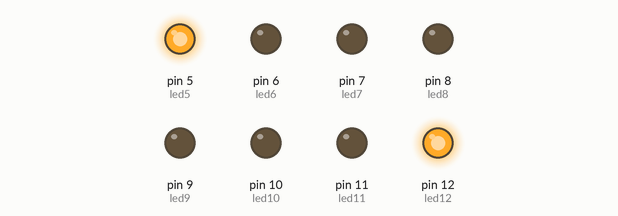
This sketch was run on a simulated Arduino Uno, built with avr-gcc and run on an emulated ATmega328P. Shown: output pins drawn as LEDs (lit = HIGH).

Above: at 0.1 s.
At 0.7 s:
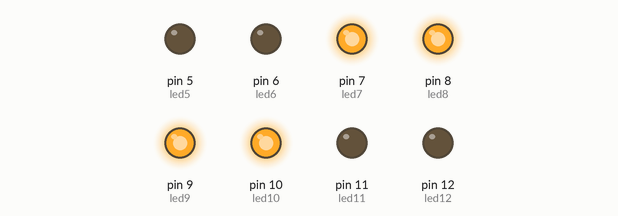
At 1.3 s:
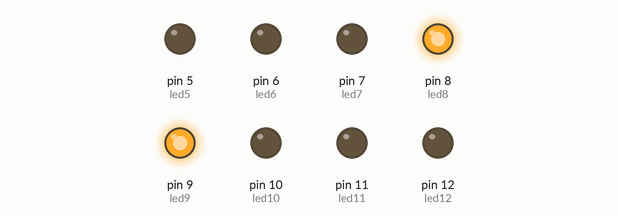
At 2.7 s:
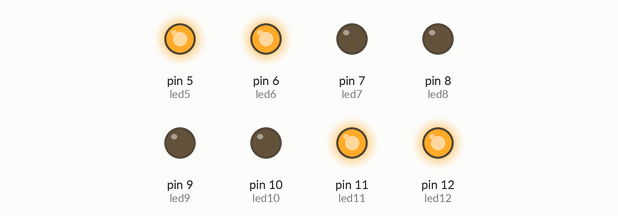
At 3.5 s:
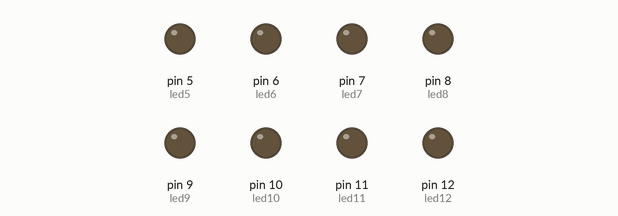
At 5.3 s:
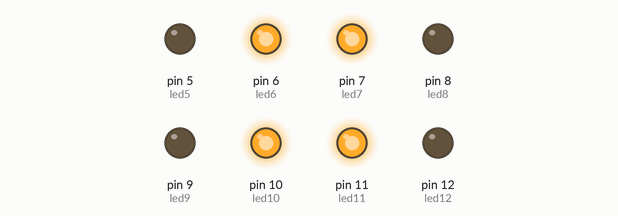
Timing chart, 0 to 5.6 s (numbered marks = the images above):
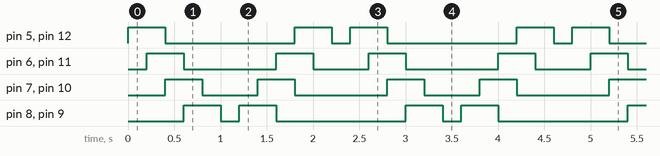

Measured:
- by itself, pin 5 (led5), pin 12 (led12): repeats every 2.4 s: LOW 1.4 s, HIGH 0.40 s, LOW 0.20 s, HIGH 0.40 s
- by itself, pin 6 (led6), pin 11 (led11): repeats every 2.4 s: LOW 1.0 s, HIGH 0.40 s, LOW 0.60 s, HIGH 0.40 s
- by itself, pin 7 (led7), pin 10 (led10): repeats every 2.4 s: LOW 0.60 s, HIGH 0.40 s, LOW 1.0 s, HIGH 0.40 s
- by itself, pin 8 (led8), pin 9 (led9): repeats every 2.4 s: LOW 0.20 s, HIGH 0.40 s, LOW 1.4 s, HIGH 0.40 s

The sketch:

ACTIVITAT4.ino
```cpp
/**********************************************************************************
**                                                                               **
**                              Array de 8 LEDs                                  **
**                                                                               **
**                                                                               **
**********************************************************************************/
//********** Includes *************************************************************
//********** Variables ************************************************************
const int led12 = 12;
const int led11 = 11;
const int led10 = 10;
const int led9 = 9;
const int led8 = 8;
const int led7 = 7;
const int led6 = 6;
const int led5 = 5;
//********** Setup ****************************************************************
void setup()
{
  pinMode(led5, OUTPUT);
  pinMode(led6, OUTPUT);
  pinMode(led7, OUTPUT);
  pinMode(led8, OUTPUT);
  pinMode(led9, OUTPUT);
  pinMode(led10, OUTPUT);
  pinMode(led11, OUTPUT);
  pinMode(led12, OUTPUT);

}
//********** Loop *****************************************************************
void loop()
{
  digitalWrite(led5, HIGH);
  digitalWrite(led6, LOW);    //1
  digitalWrite(led7, LOW);
  digitalWrite(led8, LOW);
  digitalWrite(led9, LOW);
  digitalWrite(led10, LOW);
  digitalWrite(led11, LOW);
  digitalWrite(led12, HIGH);

  delay(200);

  digitalWrite(led5, HIGH);
  digitalWrite(led6, HIGH);    //2
  digitalWrite(led7, LOW);
  digitalWrite(led8, LOW);
  digitalWrite(led9, LOW);
  digitalWrite(led10, LOW);
  digitalWrite(led11, HIGH);
  digitalWrite(led12, HIGH);

  delay(200);

  digitalWrite(led5, LOW);
  digitalWrite(led6, HIGH);
  digitalWrite(led7, HIGH);    //3
  digitalWrite(led8, LOW);
  digitalWrite(led9, LOW);
  digitalWrite(led10, HIGH);
  digitalWrite(led11, HIGH);
  digitalWrite(led12, LOW);

  delay(200);

  digitalWrite(led5, LOW);
  digitalWrite(led6, LOW);    //4
  digitalWrite(led7, HIGH);
  digitalWrite(led8, HIGH);
  digitalWrite(led9, HIGH);
  digitalWrite(led10, HIGH);
  digitalWrite(led11, LOW);
  digitalWrite(led12, LOW);

  delay(200);

  digitalWrite(led5, LOW);
  digitalWrite(led6, LOW);
  digitalWrite(led7, LOW);    //5
  digitalWrite(led8, HIGH);
  digitalWrite(led9, HIGH);
  digitalWrite(led10, LOW);
  digitalWrite(led11, LOW);
  digitalWrite(led12, LOW);

  delay(200);

  digitalWrite(led5, LOW);
  digitalWrite(led6, LOW);
  digitalWrite(led7, LOW);    //6
  digitalWrite(led8, LOW);
  digitalWrite(led9, LOW);
  digitalWrite(led10, LOW);
  digitalWrite(led11, LOW);
  digitalWrite(led12, LOW);

  delay(200);

  digitalWrite(led5, LOW);
  digitalWrite(led6, LOW);
  digitalWrite(led7, LOW);    //7
  digitalWrite(led8, HIGH);
  digitalWrite(led9, HIGH);
  digitalWrite(led10, LOW);
  digitalWrite(led11, LOW);
  digitalWrite(led12, LOW);

  delay(200);

  digitalWrite(led5, LOW);
  digitalWrite(led6, LOW);
  digitalWrite(led7, HIGH);    //8
  digitalWrite(led8, HIGH);
  digitalWrite(led9, HIGH);
  digitalWrite(led10, HIGH);
  digitalWrite(led11, LOW);
  digitalWrite(led12, LOW);

  delay(200);

  digitalWrite(led5, LOW);
  digitalWrite(led6, HIGH);    //9
  digitalWrite(led7, HIGH);
  digitalWrite(led8, LOW);
  digitalWrite(led9, LOW);
  digitalWrite(led10, HIGH);
  digitalWrite(led11, HIGH);
  digitalWrite(led12, LOW);

  delay(200);

  digitalWrite(led5, HIGH);
  digitalWrite(led6, HIGH);
  digitalWrite(led7, LOW);    //10
  digitalWrite(led8, LOW);
  digitalWrite(led9, LOW);
  digitalWrite(led10, LOW);
  digitalWrite(led11, HIGH);
  digitalWrite(led12, HIGH);

  delay(200);

  digitalWrite(led5, HIGH);
  digitalWrite(led6, LOW);    //11
  digitalWrite(led7, LOW);
  digitalWrite(led8, LOW);
  digitalWrite(led9, LOW);
  digitalWrite(led10, LOW);
  digitalWrite(led11, LOW);
  digitalWrite(led12, HIGH);

  delay(200);

  digitalWrite(led5, LOW);
  digitalWrite(led6, LOW);
  digitalWrite(led7, LOW);    //12
  digitalWrite(led8, LOW);
  digitalWrite(led10, LOW);
  digitalWrite(led11, LOW);
  digitalWrite(led12, LOW);

  delay(200);

          }
//********** Funcions *************************************************************
```
